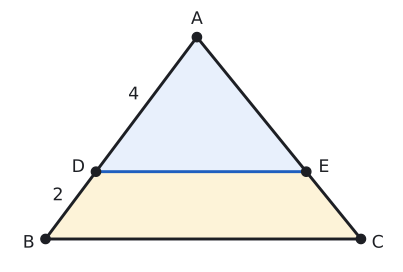

Write Python code to recreate this figure.
# Örnek 4: [DE] ∥ [BC], |AD| = 4, |DB| = 2, A(ABC) = 18; k = 2/3.
import sys; sys.path.insert(0, "tools")
from cizim import *

P = lambda x, y: np.array([float(x), float(y)])
uz = lambda X, Y: float(np.linalg.norm(X - Y))
def dik(K, X, Y, r):
    """K köşesinde KX ile KY arasındaki dik açı işareti (r: kenar boyu)."""
    a_ = (X - K) / uz(X, K) * r; b_ = (Y - K) / uz(Y, K) * r
    ax.plot(*zip(K + a_, K + a_ + b_, K + b_), color=SOLUK, lw=1.3)
def kenalan(X, Y, metin, G, d, renk=YAZI, fs=13):
    """[XY] kenarının ortasına, G'den uzak yana d kadar açıkta etiket."""
    M = (X + Y) / 2; t = (Y - X) / uz(X, Y); n = np.array([-t[1], t[0]])
    if np.dot(n, M - G) < 0: n = -n
    ax.text(*(M + d * n), metin, ha="center", va="center", color=renk, fontsize=fs)
def olcu(X, Y, metin, kay, renk=SOLUK, fs=13):
    """X ile Y arasında, kay vektörü kadar kaydırılmış oklu ölçü çizgisi; yazı çizginin dışında."""
    kay = np.array(kay, dtype=float); X2, Y2 = X + kay, Y + kay
    ax.annotate("", xy=Y2, xytext=X2, arrowprops=dict(arrowstyle="<->", color=renk, lw=1.2, shrinkA=0, shrinkB=0))
    for Z in (X, Y): ax.plot(*zip(Z + kay * 0.6, Z + kay * 1.4), color=renk, lw=1)
    M = (X2 + Y2) / 2 + 0.75 * kay
    ax.text(*M, metin, ha="center", va="center", color=YAZI, fontsize=fs)
def harf(X, ad, dx, dy, renk=YAZI):
    nokta(ax, *X, "", renk=renk)
    ax.text(X[0] + dx, X[1] + dy, ad, ha="center", va="center", color=renk, fontsize=13)
def tik(X, Y, n=1, r=0.22, renk=SOLUK):
    """[XY] parçasının ortasına n adet eşitlik çentiği."""
    M = (X + Y) / 2; t = (Y - X) / uz(X, Y); nn = np.array([-t[1], t[0]])
    for i in range(n):
        Q = M + (i - (n - 1) / 2) * 0.16 * t
        ax.plot(*zip(Q - r * nn, Q + r * nn), color=renk, lw=1.3)
def alan(X, Y, Z):
    """XYZ üçgeninin alanı (kontrol için)."""
    u, v = Y - X, Z - X
    return abs(u[0] * v[1] - u[1] * v[0]) / 2
B, A, C = P(0, 0), P(3.6, 4.8), P(7.5, 0)
D, E = A + (B - A) * 2 / 3, A + (C - A) * 2 / 3
print("AB", uz(A, B), "A(ABC)", alan(A, B, C), "A(ADE)", round(alan(A, D, E), 4), "D", D, "E", E)
G = (A + B + C) / 3
fig, ax = sekil(5.2, 3.8)
ax.set_aspect("equal"); ax.axis("off")
ax.add_patch(patches.Polygon([A, D, E], closed=True, facecolor=MAVI_ACIK, edgecolor="none"))
ax.add_patch(patches.Polygon([D, B, C, E], closed=True, facecolor=SARI_ACIK, edgecolor="none"))
ax.plot(*zip(B, C, A, B), color=YAZI)
ax.plot(*zip(D, E), color=MAVI, lw=2.2)
harf(A, "A", 0, 0.42); harf(B, "B", -0.4, -0.1); harf(C, "C", 0.4, -0.1); harf(D, "D", -0.42, 0.1); harf(E, "E", 0.42, 0.1)
kenalan(A, D, "4", G, 0.38); kenalan(D, B, "2", G, 0.38)
ax.set_xlim(-0.9, 8.3); ax.set_ylim(-0.6, 5.5)
kaydet(fig, __file__)
